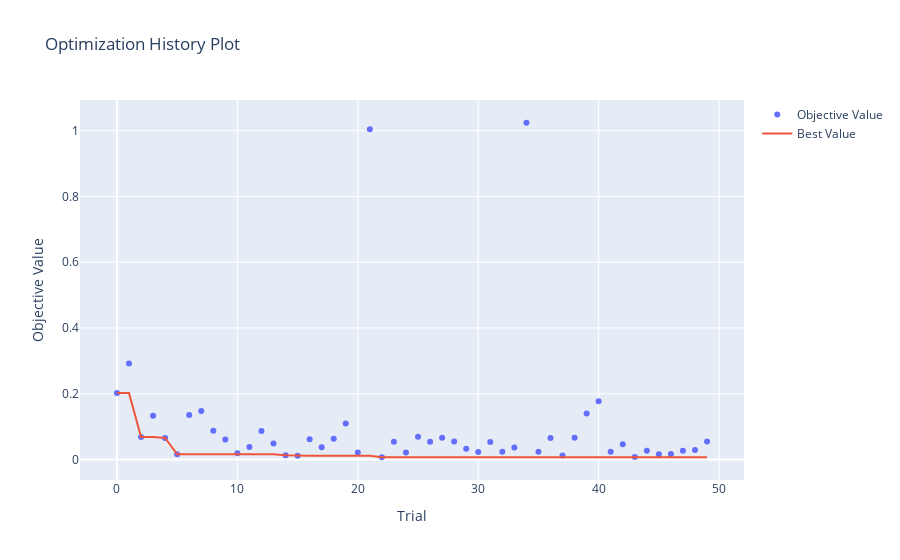

Notebook source saved alongside this figure:
### Code cell
optuna.visualization.plot_optimization_history(optimize_results)
